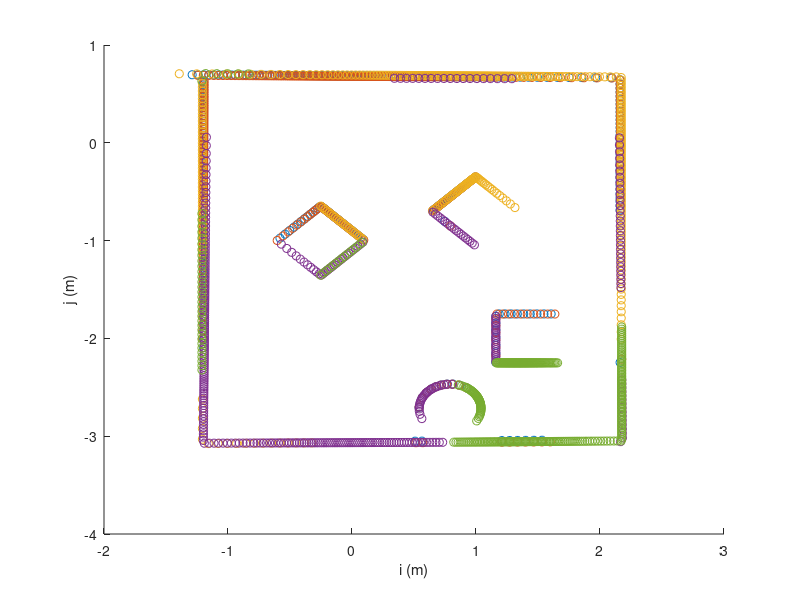
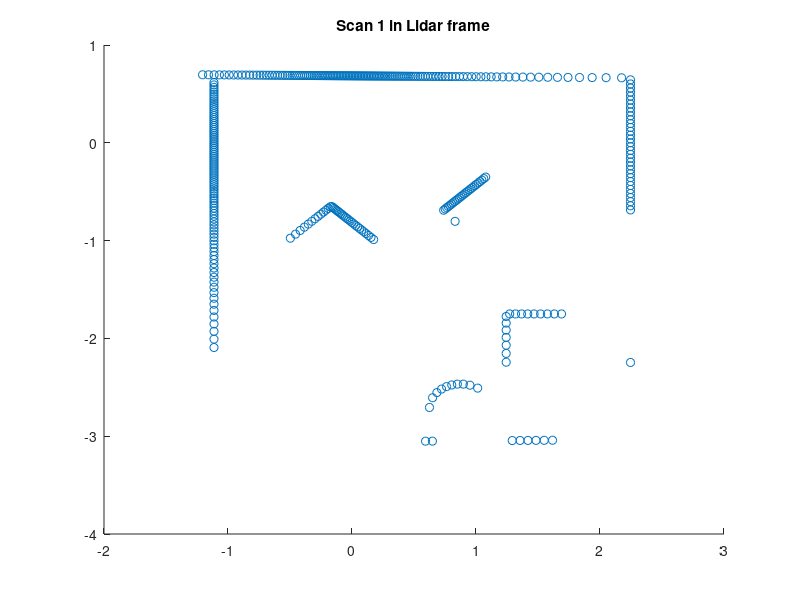
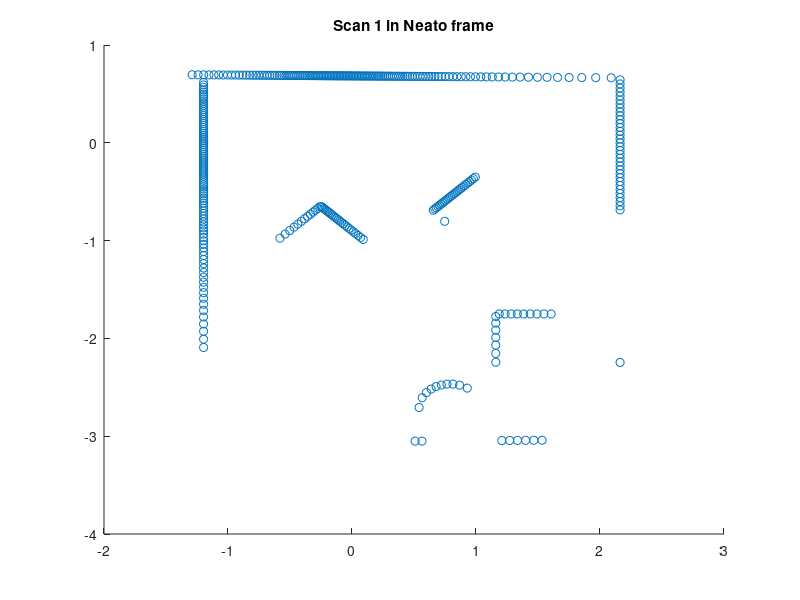
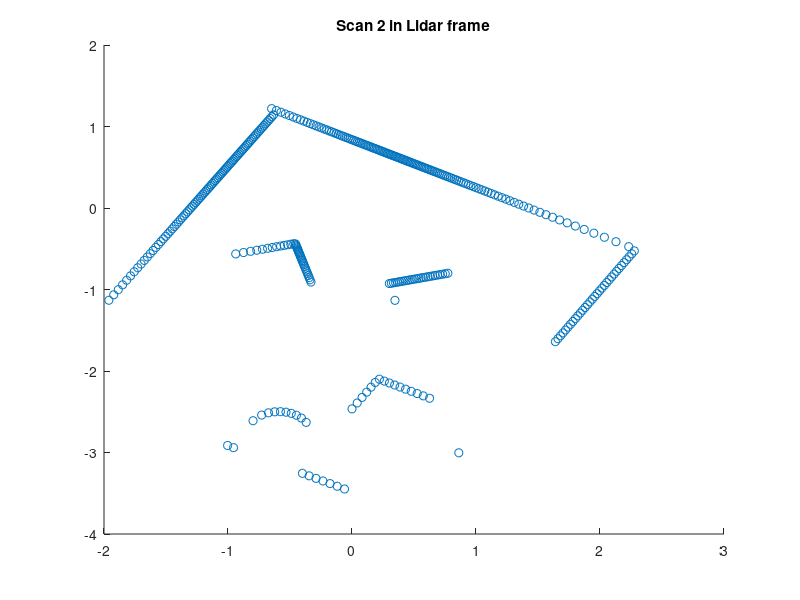

Write MATLAB code to recreate these figures, in order.
function cartesianPointsInGFrame = makeMap()    
    load('mydata.mat','r_all','theta_all');

    % The origin of the Neato frame in the Global frame.
    % Each row corresponds to the origin for a particular scan
    origins = [0 0; 0 0; 1 0; 0 -2; 1.41 -2.5];

    % the orientation of the Neato relative to the Global frame in radians.
    % A positive angle here means the Neato's ihat_N axis was rotated
    % counterclockwise from the ihat_G axis.
    orientations = [0 pi/6 0 pi/3 0];

    % the origin of the Lidar frame in the Neato frame (ihat_N, jhat_N).
    origin_of_lidar_frame = [-0.084 0];

    allScansFig = figure;

    % for each scan
    for i = 1 : size(origins,1)
        cartesianPointsInLFrame = [cos(theta_all(:,i)).*r_all(:,i)...
                                   sin(theta_all(:,i)).*r_all(:,i)]';
        figure;
        scatter(cartesianPointsInLFrame(1,:), cartesianPointsInLFrame(2,:));
        title(['Scan ', num2str(i), ' in Lidar frame']);

        % add a row of all ones so we can use translation matrices
        cartesianPointsInLFrame(end+1,:) = 1;
        cartesianPointsInNFrame = [1 0 origin_of_lidar_frame(1);...
                                   0 1 origin_of_lidar_frame(2);...
                                   0 0 1]*cartesianPointsInLFrame;
        figure;
        scatter(cartesianPointsInNFrame(1,:), cartesianPointsInNFrame(2,:));
        title(['Scan ', num2str(i), ' in Neato frame']);

        % undo the rotation of the Neato so the points are with respected to
        % the global coordinate axes with the origin located at the Neato's
        % position
        rotatedPoints = [cos(orientations(i)) -sin(orientations(i)) 0;...
                         sin(orientations(i)) cos(orientations(i)) 0;...
                         0 0 1]*cartesianPointsInNFrame;
%         figure;
%         scatter(rotatedPoints(1,:), rotatedPoints(2,:));
%         title(['Scan ', num2str(i), ' in Global frame pre-translation']);

        % translate the points to be relative to the Global origin
        cartesianPointsInGFrame = [1 0 origins(i,1);...
                                   0 1 origins(i,2);...
                                   0 0 1]*rotatedPoints;

        % plot using the all scans figure
        figure(allScansFig);
        scatter(cartesianPointsInGFrame(1,:), cartesianPointsInGFrame(2,:));
        hold on;
        %title('All scans in Global frame');                              
    end
    % display the figure that contains all of the scans
    figure(allScansFig);
    xlabel("i (m)")
    ylabel("j (m)")
end